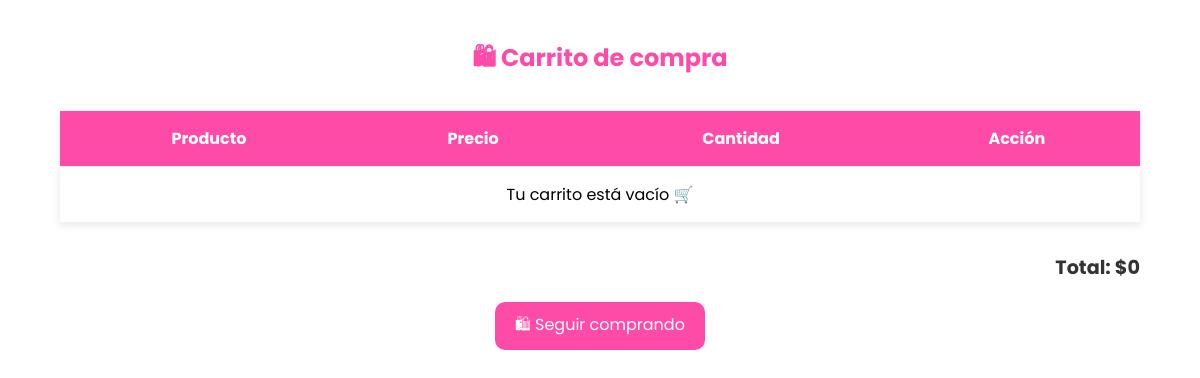
Page /carrito.php (signed in) on the earlier database version.
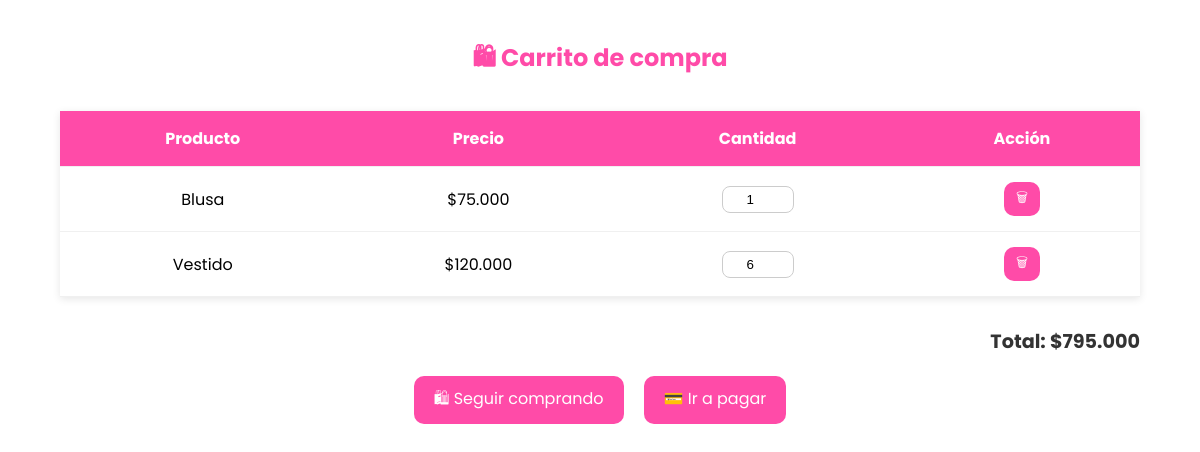
Same page on the later database version.
### tables this page shows
CREATE TABLE `carrito` (
  `id` int(11) NOT NULL,
  `usuario_id` int(11) NOT NULL,
  `producto_id` int(11) NOT NULL,
  `cantidad` int(11) NOT NULL,
  `fecha_agregado` datetime DEFAULT current_timestamp()
);

CREATE TABLE `productos` (
  `id` int(11) NOT NULL,
  `nombre` varchar(100) NOT NULL,
  `descripcion` text DEFAULT NULL,
  `precio` decimal(10,2) NOT NULL,
  `imagen` varchar(255) NOT NULL,
  `stock` int(11) DEFAULT 0,
  `categoria_id` int(11) DEFAULT NULL,
  `fecha_creacion` timestamp NOT NULL DEFAULT current_timestamp(),
  `destacado` tinyint(1) DEFAULT 0
);

### web/carrito.php (the view, shortened to what this page needs)
<?php
include_once("../backend/conexion.php");
$usuario_id = $_SESSION['usuario_id'] ?? null;
if ($usuario_id) {
    $sql = $conn->prepare("SELECT c.producto_id, c.cantidad, p.nombre, p.precio, p.imagen
                           FROM carrito c
                           INNER JOIN productos p ON c.producto_id = p.id
                           WHERE c.usuario_id = ?");
    $sql->bind_param("i", $usuario_id);
    $sql->execute();
    $resultado = $sql->get_result();
}
$total = 0;
?>
<!DOCTYPE html>
<html lang="es">
<head>
</head>
<body>
<h2 class="fade">🛍 Carrito de compra</h2>
<table class="fade" id="tablaCarrito">
    <tr>
        <th>Producto</th>
        <th>Precio</th>
        <th>Cantidad</th>
        <th>Acción</th>
    </tr>
    <?php if (empty($_SESSION['carrito'])): ?>
        <tr><td colspan="4">Tu carrito está vacío 🛒</td></tr>
    <?php else: ?>
        <?php foreach ($_SESSION['carrito'] as $id => $item):
            $subtotal = $item['precio'] * $item['cantidad'];
            $total += $subtotal;
        ?>
        <tr id="fila<?= $id ?>" class="fade">
            <td>
                <?= htmlspecialchars($item['nombre']) ?>
            </td>
            <td>$<?= number_format($item['precio'], 0, ',', '.') ?></td>
            <td>
                <input type="number" id="cantidad<?= $id ?>" value="<?= $item['cantidad'] ?>" min="1"
                       onchange="actualizarCantidad(<?= $id ?>)">
            </td>
            <td><button onclick="eliminarProducto(<?= $id ?>)">🗑</button></td>
        </tr>
        <?php endforeach; ?>
    <?php endif; ?>
</table>
<p class="total fade">Total: $<?= number_format($total, 0, ',', '.') ?></p>
<div class="botones fade">
    <a href="catalogo.php" class="btn">🛍 Seguir comprando</a>
    <?php if ($total > 0): ?>
        <a href="checkout.php" class="btn">💳 Ir a pagar</a>
    <?php endif; ?>
</div>
</body>
</html>

Differences in the rows shown:
added carrito: producto.nombre "Blusa", producto.precio "75.000", cantidad "1"
added carrito: producto.nombre "Vestido", producto.precio "120.000", cantidad "6"
Other differences:
$total: "0" → "795.000"
text no longer shown: "Tu carrito está vacío 🛒"
text now shown: "💳 Ir a pagar"
